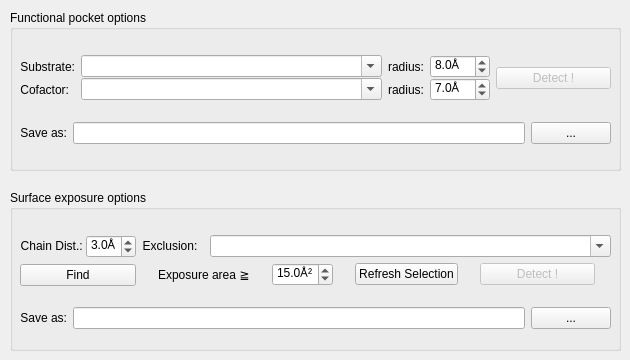
    <widget class="QWidget" name="tab_prepare">
     <property name="statusTip">
      <string>Determine surfaces, pockets, interfaces and evolutionary profile.</string>
     </property>
     <attribute name="title">
      <string>Prepare</string>
     </attribute>
     <widget class="QGroupBox" name="groupBox_functional">
      <property name="geometry">
       <rect>
        <x>10</x>
        <y>10</y>
        <width>611</width>
        <height>161</height>
       </rect>
      </property>
      <property name="title">
       <string>Functional pocket options</string>
      </property>
      <widget class="QWidget" name="verticalLayoutWidget_7">
       <property name="geometry">
        <rect>
         <x>10</x>
         <y>30</y>
         <width>591</width>
         <height>121</height>
        </rect>
       </property>
       <layout class="QVBoxLayout" name="verticalLayout_3">
        <item>
         <layout class="QHBoxLayout" name="horizontalLayout_2">
          <item>
           <layout class="QGridLayout" name="gridLayout_5">
            <property name="verticalSpacing">
             <number>0</number>
            </property>
            <item row="0" column="1">
             <widget class="QComboBox" name="comboBox_ligand_sel">
              <property name="sizePolicy">
               <sizepolicy hsizetype="Preferred" vsizetype="Fixed">
                <horstretch>0</horstretch>
                <verstretch>0</verstretch>
               </sizepolicy>
              </property>
              <property name="minimumSize">
               <size>
                <width>0</width>
                <height>0</height>
               </size>
              </property>
              <property name="maximumSize">
               <size>
                <width>16777215</width>
                <height>16777215</height>
               </size>
              </property>
              <property name="statusTip">
               <string>Substrate/Product molecule. Comma separated if multiple, eg. `XXX,YYY`</string>
              </property>
              <property name="whatsThis">
               <string/>
              </property>
              <property name="editable">
               <bool>true</bool>
              </property>
             </widget>
            </item>
            <item row="1" column="2">
             <widget class="QLabel" name="label_cofactor_radius">
              <property name="sizePolicy">
               <sizepolicy hsizetype="Fixed" vsizetype="Preferred">
                <horstretch>0</horstretch>
                <verstretch>0</verstretch>
               </sizepolicy>
              </property>
              <property name="text">
               <string>radius:</string>
              </property>
              <property name="alignment">
               <set>Qt::AlignRight|Qt::AlignTrailing|Qt::AlignVCenter</set>
              </property>
             </widget>
            </item>
            <item row="1" column="0">
             <widget class="QLabel" name="label_cofactor_sel">
              <property name="sizePolicy">
               <sizepolicy hsizetype="Fixed" vsizetype="Preferred">
                <horstretch>0</horstretch>
                <verstretch>0</verstretch>
               </sizepolicy>
              </property>
              <property name="text">
               <string>Cofactor:</string>
              </property>
              <property name="alignment">
               <set>Qt::AlignRight|Qt::AlignTrailing|Qt::AlignVCenter</set>
              </property>
             </widget>
            </item>
            <item row="0" column="2">
             <widget class="QLabel" name="label_ligand_radius">
              <property name="sizePolicy">
               <sizepolicy hsizetype="Fixed" vsizetype="Preferred">
                <horstretch>0</horstretch>
                <verstretch>0</verstretch>
               </sizepolicy>
              </property>
              <property name="text">
               <string>radius:</string>
              </property>
              <property name="alignment">
               <set>Qt::AlignRight|Qt::AlignTrailing|Qt::AlignVCenter</set>
              </property>
             </widget>
            </item>
            <item row="0" column="0">
             <widget class="QLabel" name="label_ligand_sel">
              <property name="sizePolicy">
               <sizepolicy hsizetype="Fixed" vsizetype="Preferred">
                <horstretch>0</horstretch>
                <verstretch>0</verstretch>
               </sizepolicy>
              </property>
              <property name="text">
               <string>Substrate:</string>
              </property>
              <property name="alignment">
               <set>Qt::AlignRight|Qt::AlignTrailing|Qt::AlignVCenter</set>
              </property>
             </widget>
            </item>
            <item row="1" column="1">
             <widget class="QComboBox" name="comboBox_cofactor_sel">
              <property name="sizePolicy">
               <sizepolicy hsizetype="Preferred" vsizetype="Fixed">
                <horstretch>0</horstretch>
                <verstretch>0</verstretch>
               </sizepolicy>
              </property>
              <property name="minimumSize">
               <size>
                <width>0</width>
                <height>0</height>
               </size>
              </property>
              <property name="maximumSize">
               <size>
                <width>16777215</width>
                <height>16777215</height>
               </size>
              </property>
              <property name="statusTip">
               <string>Co-factor or co-enzyme, HEM/FAD/NAD. Comma separated if multiple, eg. `XXX,YYY`</string>
              </property>
              <property name="editable">
               <bool>true</bool>
              </property>
             </widget>
            </item>
            <item row="0" column="3">
             <widget class="QDoubleSpinBox" name="doubleSpinBox_ligand_radius">
              <property name="maximumSize">
               <size>
                <width>60</width>
                <height>16777215</height>
               </size>
              </property>
              <property name="statusTip">
               <string>Max distance from ligand to pocket residue.</string>
              </property>
              <property name="suffix">
               <string>Å</string>
              </property>
              <property name="decimals">
               <number>1</number>
              </property>
              <property name="minimum">
               <double>1.000000000000000</double>
              </property>
              <property name="maximum">
               <double>25.000000000000000</double>
              </property>
              <property name="value">
               <double>8.000000000000000</double>
              </property>
             </widget>
            </item>
            <item row="1" column="3">
             <widget class="QDoubleSpinBox" name="doubleSpinBox_cofactor_radius">
              <property name="maximumSize">
               <size>
                <width>60</width>
                <height>16777215</height>
               </size>
              </property>
              <property name="statusTip">
               <string>Max distance from cofactor to pocket residue.</string>
              </property>
              <property name="suffix">
               <string>Å</string>
              </property>
              <property name="decimals">
               <number>1</number>
              </property>
              <property name="minimum">
               <double>1.000000000000000</double>
              </property>
              <property name="maximum">
               <double>25.000000000000000</double>
              </property>
              <property name="value">
               <double>7.000000000000000</double>
              </property>
             </widget>
            </item>
           </layout>
          </item>
          <item>
           <widget class="QPushButton" name="pushButton_run_pocket_detection">
            <property name="enabled">
             <bool>false</bool>
            </property>
            <property name="sizePolicy">
             <sizepolicy hsizetype="Fixed" vsizetype="Fixed">
              <horstretch>0</horstretch>
              <verstretch>0</verstretch>
             </sizepolicy>
            </property>
            <property name="maximumSize">
             <size>
              <width>115</width>
              <height>16777215</height>
             </size>
            </property>
            <property name="text">
             <string>Detect !</string>
            </property>
           </widget>
          </item>
         </layout>
        </item>
        <item>
         <layout class="QHBoxLayout" name="horizontalLayout_26">
          <item>
           <widget class="QLabel" name="label_output_pse_4">
            <property name="text">
             <string>Save as:</string>
            </property>
            <property name="alignment">
             <set>Qt::AlignRight|Qt::AlignTrailing|Qt::AlignVCenter</set>
            </property>
           </widget>
          </item>
          <item>
           <widget class="QLineEdit" name="lineEdit_output_pse_pocket">
            <property name="statusTip">
             <string>Output session path</string>
            </property>
            <property name="text">
             <string/>
            </property>
           </widget>
          </item>
          <item>
           <widget class="QPushButton" name="pushButton_open_output_pse_pocket">
            <property name="text">
             <string>...</string>
            </property>
           </widget>
          </item>
         </layout>
        </item>
       </layout>
      </widget>
     </widget>
     <widget class="QGroupBox" name="groupBox_surface">
      <property name="geometry">
       <rect>
        <x>10</x>
        <y>190</y>
        <width>611</width>
        <height>161</height>
       </rect>
      </property>
      <property name="mouseTracking">
       <bool>false</bool>
      </property>
      <property name="title">
       <string>Surface exposure options</string>
      </property>
      <widget class="QWidget" name="verticalLayoutWidget_8">
       <property name="geometry">
        <rect>
         <x>10</x>
         <y>30</y>
         <width>591</width>
         <height>124</height>
        </rect>
       </property>
       <layout class="QVBoxLayout" name="verticalLayout_12">
        <item>
         <layout class="QHBoxLayout" name="horizontalLayout_15">
          <item>
           <layout class="QVBoxLayout" name="verticalLayout">
            <item>
             <layout class="QHBoxLayout" name="horizontalLayout_27">
              <property name="spacing">
               <number>0</number>
              </property>
              <item>
               <widget class="QLabel" name="label_surface_cutoff_2">
                <property name="sizePolicy">
                 <sizepolicy hsizetype="Fixed" vsizetype="Maximum">
                  <horstretch>0</horstretch>
                  <verstretch>0</verstretch>
                 </sizepolicy>
                </property>
                <property name="maximumSize">
                 <size>
                  <width>120</width>
                  <height>16777215</height>
                 </size>
                </property>
                <property name="text">
                 <string>Chain Dist.: </string>
                </property>
                <property name="alignment">
                 <set>Qt::AlignRight|Qt::AlignTrailing|Qt::AlignVCenter</set>
                </property>
               </widget>
              </item>
              <item>
               <widget class="QDoubleSpinBox" name="doubleSpinBox_interface_cutoff">
                <property name="sizePolicy">
                 <sizepolicy hsizetype="Fixed" vsizetype="Fixed">
                  <horstretch>0</horstretch>
                  <verstretch>0</verstretch>
                 </sizepolicy>
                </property>
                <property name="maximumSize">
                 <size>
                  <width>50</width>
                  <height>16777215</height>
                 </size>
                </property>
                <property name="statusTip">
                 <string>Max distance from chain to chain.</string>
                </property>
                <property name="suffix">
                 <string>Å</string>
                </property>
                <property name="decimals">
                 <number>1</number>
                </property>
                <property name="minimum">
                 <double>1.000000000000000</double>
                </property>
                <property name="maximum">
                 <double>25.000000000000000</double>
                </property>
                <property name="value">
                 <double>3.000000000000000</double>
                </property>
               </widget>
              </item>
             </layout>
            </item>
            <item>
             <widget class="QPushButton" name="pushButton_dump_interfaces">
              <property name="sizePolicy">
               <sizepolicy hsizetype="Minimum" vsizetype="Fixed">
                <horstretch>0</horstretch>
                <verstretch>0</verstretch>
               </sizepolicy>
              </property>
              <property name="maximumSize">
               <size>
                <width>16777215</width>
                <height>16777215</height>
               </size>
              </property>
              <property name="font">
               <font>
                <weight>50</weight>
                <bold>false</bold>
               </font>
              </property>
              <property name="toolTip">
               <string>Dump chain-chain interface</string>
              </property>
              <property name="text">
               <string>Find</string>
              </property>
             </widget>
            </item>
           </layout>
          </item>
          <item>
           <layout class="QVBoxLayout" name="verticalLayout_4">
            <item>
             <layout class="QHBoxLayout" name="horizontalLayout_10">
              <item>
               <widget class="QLabel" name="label_surface_exclusion">
                <property name="sizePolicy">
                 <sizepolicy hsizetype="Fixed" vsizetype="Preferred">
                  <horstretch>0</horstretch>
                  <verstretch>0</verstretch>
                 </sizepolicy>
                </property>
                <property name="text">
                 <string>Exclusion:  </string>
                </property>
                <property name="alignment">
                 <set>Qt::AlignRight|Qt::AlignTrailing|Qt::AlignVCenter</set>
                </property>
               </widget>
              </item>
              <item>
               <widget class="QComboBox" name="comboBox_surface_exclusion">
                <property name="sizePolicy">
                 <sizepolicy hsizetype="MinimumExpanding" vsizetype="Fixed">
                  <horstretch>0</horstretch>
                  <verstretch>0</verstretch>
                 </sizepolicy>
                </property>
                <property name="maximumSize">
                 <size>
                  <width>16777215</width>
                  <height>16777215</height>
                 </size>
                </property>
                <property name="statusTip">
                 <string>Excluded selection. Use PyMOL selection syntax(eg. ((sele_1 and sele_2) or (sele_3 and sele_4)))</string>
                </property>
                <property name="editable">
                 <bool>true</bool>
                </property>
                <property name="sizeAdjustPolicy">
                 <enum>QComboBox::AdjustToContentsOnFirstShow</enum>
                </property>
                <property name="placeholderText">
                 <string/>
                </property>
               </widget>
              </item>
             </layout>
            </item>
            <item>
             <layout class="QHBoxLayout" name="horizontalLayout_7">
              <item>
               <widget class="QLabel" name="label_surface_cutoff">
                <property name="sizePolicy">
                 <sizepolicy hsizetype="Fixed" vsizetype="Preferred">
                  <horstretch>0</horstretch>
                  <verstretch>0</verstretch>
                 </sizepolicy>
                </property>
                <property name="statusTip">
                 <string>Surface area exposure cutoff.</string>
                </property>
                <property name="text">
                 <string>Exposure area ≧</string>
                </property>
                <property name="alignment">
                 <set>Qt::AlignLeading|Qt::AlignLeft|Qt::AlignVCenter</set>
                </property>
               </widget>
              </item>
              <item>
               <widget class="QDoubleSpinBox" name="doubleSpinBox_surface_cutoff">
                <property name="sizePolicy">
                 <sizepolicy hsizetype="Fixed" vsizetype="Fixed">
                  <horstretch>0</horstretch>
                  <verstretch>0</verstretch>
                 </sizepolicy>
                </property>
                <property name="maximumSize">
                 <size>
                  <width>61</width>
                  <height>16777215</height>
                 </size>
                </property>
                <property name="statusTip">
                 <string>Surface area exposure cutoff.</string>
                </property>
                <property name="suffix">
                 <string>Å²</string>
                </property>
                <property name="decimals">
                 <number>1</number>
                </property>
                <property name="minimum">
                 <double>1.000000000000000</double>
                </property>
                <property name="maximum">
                 <double>50.000000000000000</double>
                </property>
                <property name="value">
                 <double>15.000000000000000</double>
                </property>
               </widget>
              </item>
              <item>
               <widget class="QPushButton" name="pushButton_run_surface_refresh">
                <property name="sizePolicy">
                 <sizepolicy hsizetype="Fixed" vsizetype="Fixed">
                  <horstretch>0</horstretch>
                  <verstretch>0</verstretch>
                 </sizepolicy>
                </property>
                <property name="maximumSize">
                 <size>
                  <width>16777215</width>
                  <height>16777215</height>
                 </size>
                </property>
                <property name="statusTip">
                 <string>Refresh PyMOL selection list in REvoDesign</string>
                </property>
                <property name="whatsThis">
                 <string comment="Refresh to fetch PyMOL selections"/>
                </property>
                <property name="text">
                 <string>Refresh Selection</string>
                </property>
               </widget>
              </item>
              <item>
               <widget class="QPushButton" name="pushButton_run_surface_detection">
                <property name="enabled">
                 <bool>false</bool>
                </property>
                <property name="sizePolicy">
                 <sizepolicy hsizetype="Fixed" vsizetype="Fixed">
                  <horstretch>0</horstretch>
                  <verstretch>0</verstretch>
                 </sizepolicy>
                </property>
                <property name="maximumSize">
                 <size>
                  <width>115</width>
                  <height>16777215</height>
                 </size>
                </property>
                <property name="text">
                 <string>Detect !</string>
                </property>
               </widget>
              </item>
             </layout>
            </item>
           </layout>
          </item>
         </layout>
        </item>
        <item>
         <layout class="QHBoxLayout" name="horizontalLayout_16">
          <item>
           <widget class="QLabel" name="label_output_pse">
            <property name="text">
             <string>Save as:</string>
            </property>
            <property name="alignment">
             <set>Qt::AlignRight|Qt::AlignTrailing|Qt::AlignVCenter</set>
            </property>
           </widget>
          </item>
          <item>
           <widget class="QLineEdit" name="lineEdit_output_pse_surface">
            <property name="statusTip">
             <string>Output session path</string>
            </property>
            <property name="text">
             <string/>
            </property>
           </widget>
          </item>
          <item>
           <widget class="QPushButton" name="pushButton_open_output_pse_surface">
            <property name="text">
             <string>...</string>
            </property>
           </widget>
          </item>
         </layout>
        </item>
       </layout>
      </widget>
     </widget>
    </widget>
